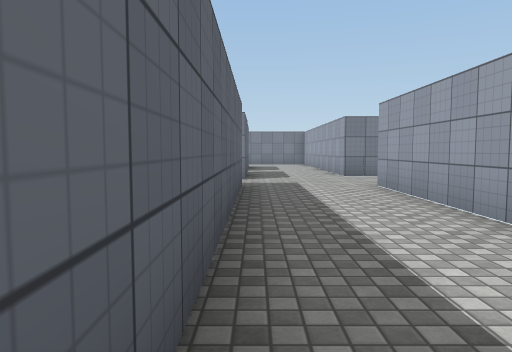
[1] (above)

24 first-person views from a walk through a 3-D level made in the Unity game engine. The camera is 1.3 m above the floor, tilts 4° down and sees 70° across. The floor is counted in squares, 2 m on a side. Each view is taken from the middle of a square. On the plan, view 1 faces up. The plan holds only what a view shows up to about 11 squares ahead; the rest is blank. The place goes on beyond the plan. Surface patterns are stand-ins for the level's own textures.

[2]
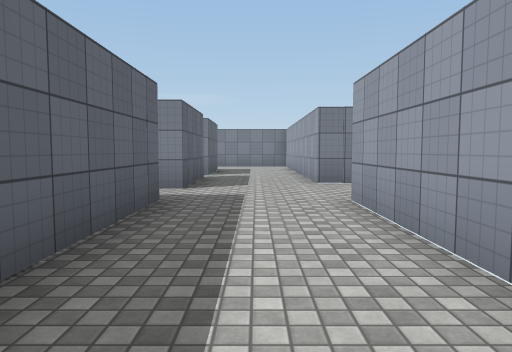

[3]
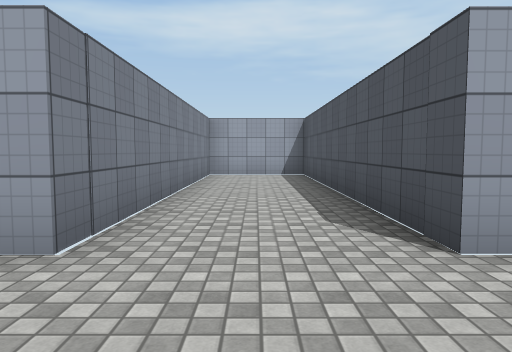

[4]
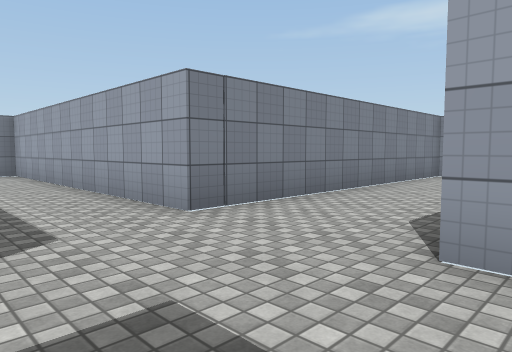

[5]
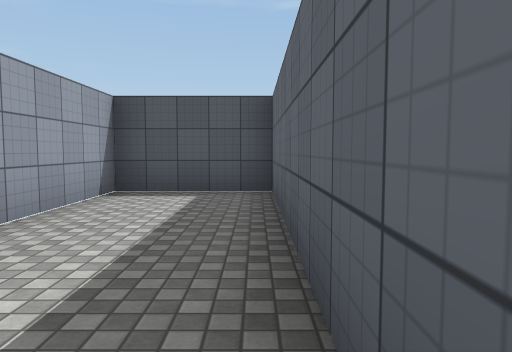

[6]
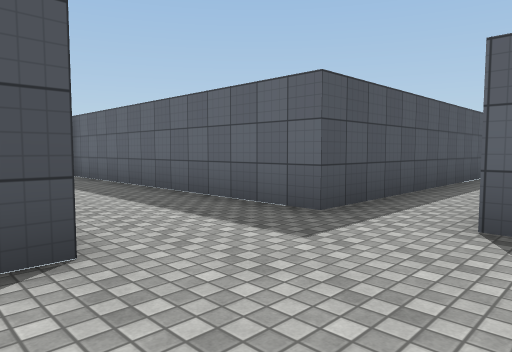

[7]
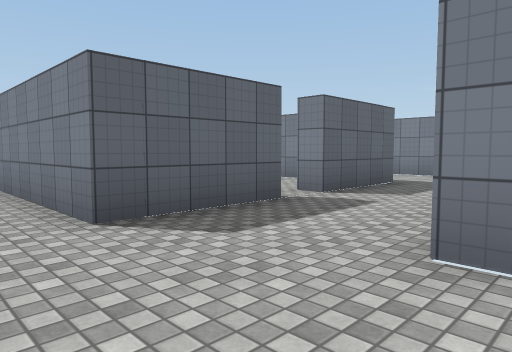

[8]
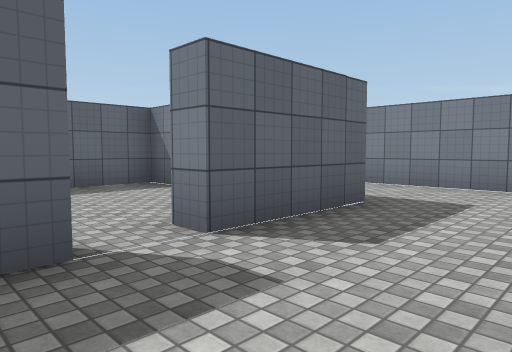

[9]
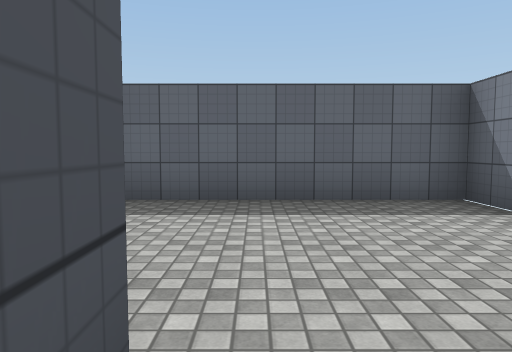

[10]
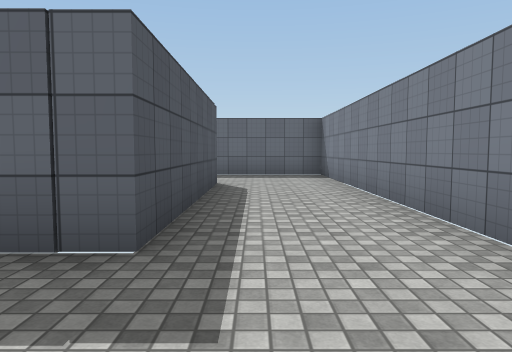

[11]
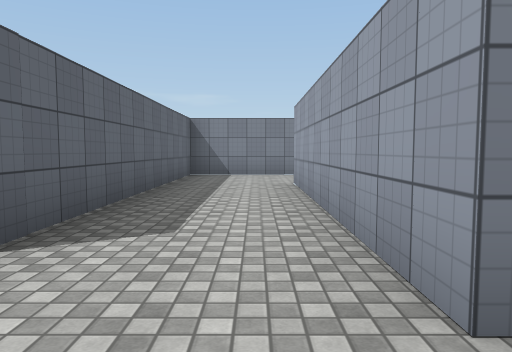

[12]
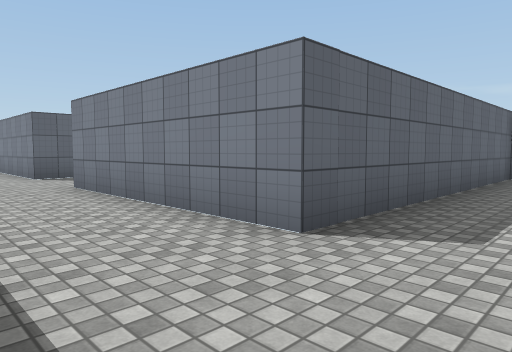

[13]
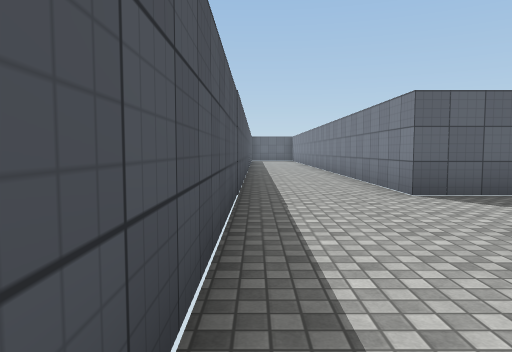

[14]
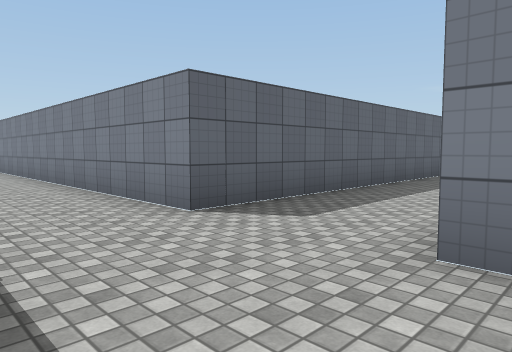

[15]
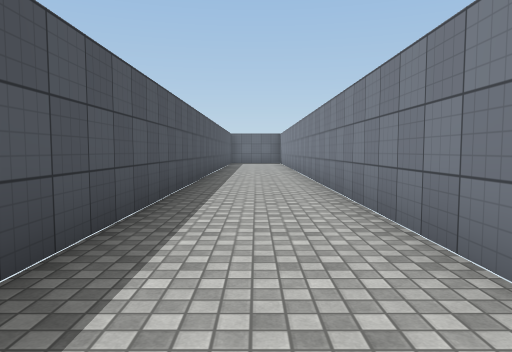

[16]
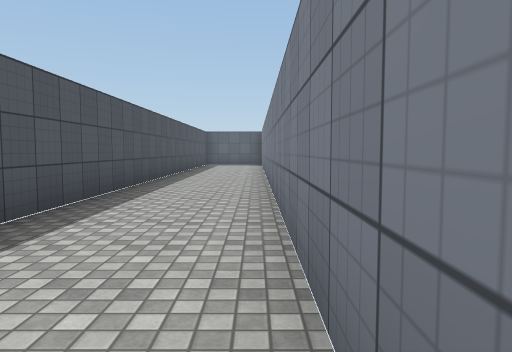

[17]
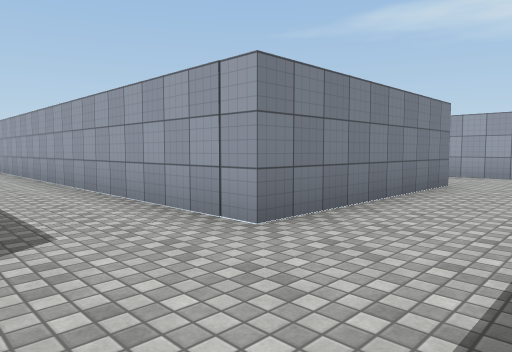

[18]
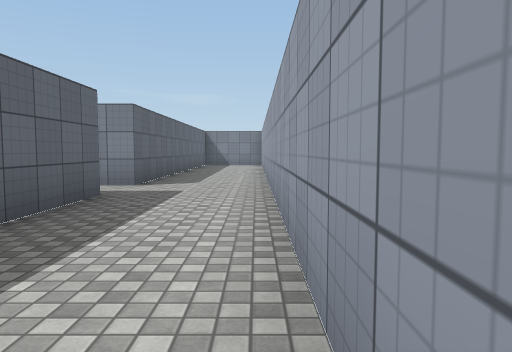

[19]
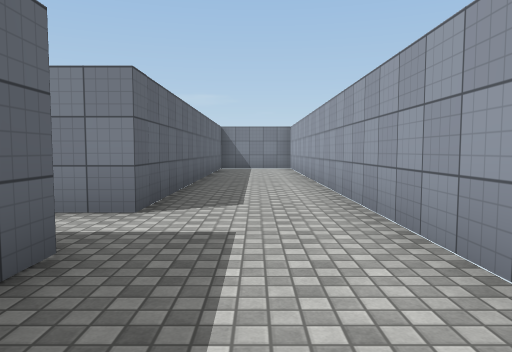

[20]
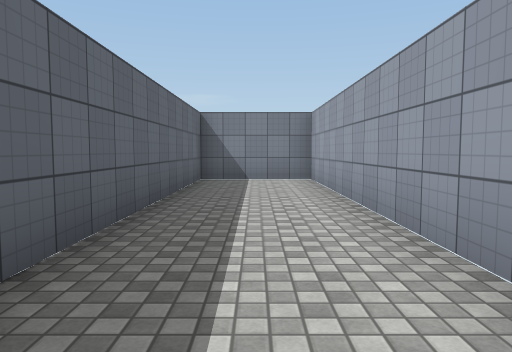

[21]
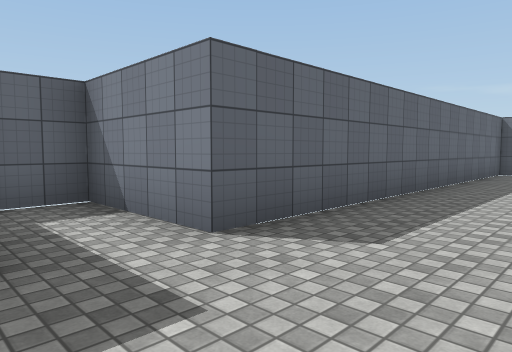

[22]
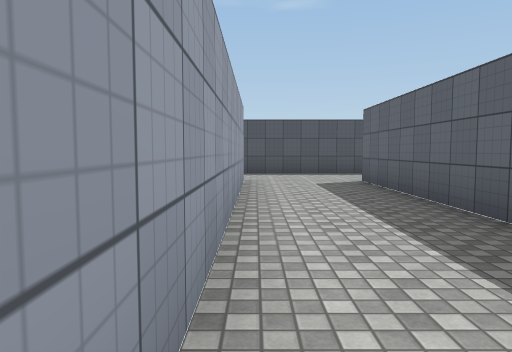

[23]
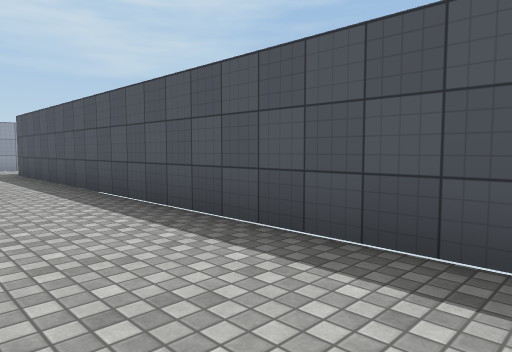

[24]
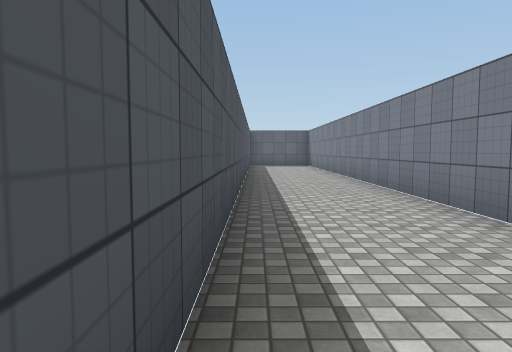

### Floor plan
Points are (right, up) in squares from view 1. A wall is a line through its corners. A room is listed if a view was taken in it or the views show most of it. See-through windows are left out.
Room 1 (views 1, 2, 3, 4, 5, 6, 7, 8, 11, 12)
walls: (-0.3, 10.7) (-0.3, 8.2) (-5.2, 8.2); (-6.5, 6.7) (-0.3, 6.7) (-0.3, -0.8) (2.2, -0.8) (2.2, 6.7) (9.7, 6.7) (9.7, 9.3) (2.2, 9.3) (2.2, 10.5)
ways out: opening at (-6, 7.5) to room 3; opening at (1.5, 10) to room 3
Room 2 (view 9)
walls: (-0.8, 10.7) (-0.3, 10.7); (-0.3, 11.7) (-0.9, 11.7); (-2.2, 13.7) (-4.8, 13.7) (-4.8, 9.2)
ways out: opening at (0, 11) to room 3
Room 3 (views 10, 13, 14, 15, 16, 17, 18, 19, 20, 21, 22, 23, 24)
walls: (-15.2, 18.4) (-15.2, 9.3) (-26.5, 9.3); (-5.2, 8.2) (-5.2, 14.2) (-0.3, 14.2) (-0.3, 11.7); (-26.5, 6.7) (-6.5, 6.7); (2.2, 10.5) (2.2, 16.7) (-7.7, 16.7) (-7.7, 9.3) (-12.8, 9.3) (-12.8, 29.3) (-15.2, 29.3) (-15.2, 19.8) (-17.8, 19.8) (-17.8, 18.7)
ways out: opening at (-6, 7.5) to room 1; opening at (1.5, 10) to room 1; opening at (0, 11) to room 2

Positions as (right, up) in squares from view 1, and headings:
1: (0, 0), facing up
2: (1, 2), facing up
3: (0, 8), facing right
4: (0, 6), facing up-right
5: (0, 5), facing down
6: (3, 9), facing down-left
7: (3, 7), facing up-left
8: (2, 10), facing up-left
9: (0, 11), facing left
10: (2, 15), facing left
11: (-6, 7), facing up
12: (-6, 7), facing up-left
13: (-10, 7), facing left
14: (-12, 7), facing up-left
15: (-14, 8), facing left
16: (-16, 9), facing left
17: (-15, 7), facing up-right
18: (-13, 13), facing up
19: (-14, 16), facing up
20: (-14, 21), facing up
21: (-13, 18), facing up-left
22: (-13, 17), facing down
23: (-11, 9), facing down-right
24: (-17, 7), facing left
